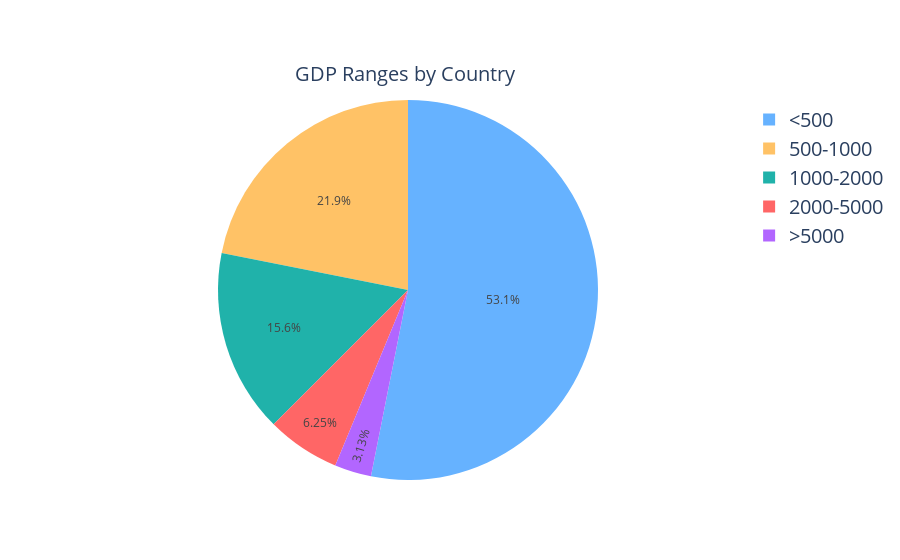

The notebook cell this image was saved under:
### Code cell
import plotly.graph_objs as go
import plotly.offline as pyo
import plotly.io as pio
import pandas as pd
import plotly.express as px

data = pd.read_csv("Clean_Data/goals_gdp.csv")

df_2018 = data[data['year']==2018]
df_2018 = df_2018.sort_values(['country_name'])
gdp_2018 = df_2018[['country_name', 'gdp_billion']].sort_values('gdp_billion')


df = gdp_2018

# Create bins for GDP values
bins = [0, 500, 1000, 2000, 5000, 20000]

# Group the data by the bins
df['gdp_range'] = pd.cut(df['gdp_billion'], bins=bins, labels=['<500', '500-1000', '1000-2000', '2000-5000', '>5000'])
grouped = df.groupby('gdp_range')['country_name'].count()

# Create the pie chart using plotly express
fig = px.pie(values=grouped.values, names=grouped.index, title='GDP Ranges by Country', color_discrete_sequence=[ '#66B2FF', '#FFC266','#20B2AA', '#FF6666', '#B266FF'])
fig.update_layout(title_text="GDP Ranges by Country", title_x=0.45, title_y=0.88, title_font=dict(size=20),
                    legend=dict(title_font_family="Times New Roman",
                    font=dict(size= 20)))
fig.show()


pio.write_image(fig, 'images/gdp_pie.png')

### Figure 1 — Plotly figure (JSON) as saved in the notebook; plotly's stock layout.template omitted (floating-point values rounded to 4 significant figures)
{"data": [{"domain": {"x": [0, 1], "y": [0, 1]}, "hovertemplate": "label=%{label}<br>value=%{value}<extra></extra>", "labels": ["<500", "500-1000", "1000-2000", "2000-5000", ">5000"], "legendgroup": "", "name": "", "showlegend": true, "type": "pie", "values": [17, 7, 5, 2, 1]}], "layout": {"legend": {"font": {"size": 20}, "title": {"font": {"family": "Times New Roman"}}, "tracegroupgap": 0}, "piecolorway": ["#66B2FF", "#FFC266", "#20B2AA", "#FF6666", "#B266FF"], "title": {"font": {"size": 20}, "text": "GDP Ranges by Country", "x": 0.45, "y": 0.88}}}
